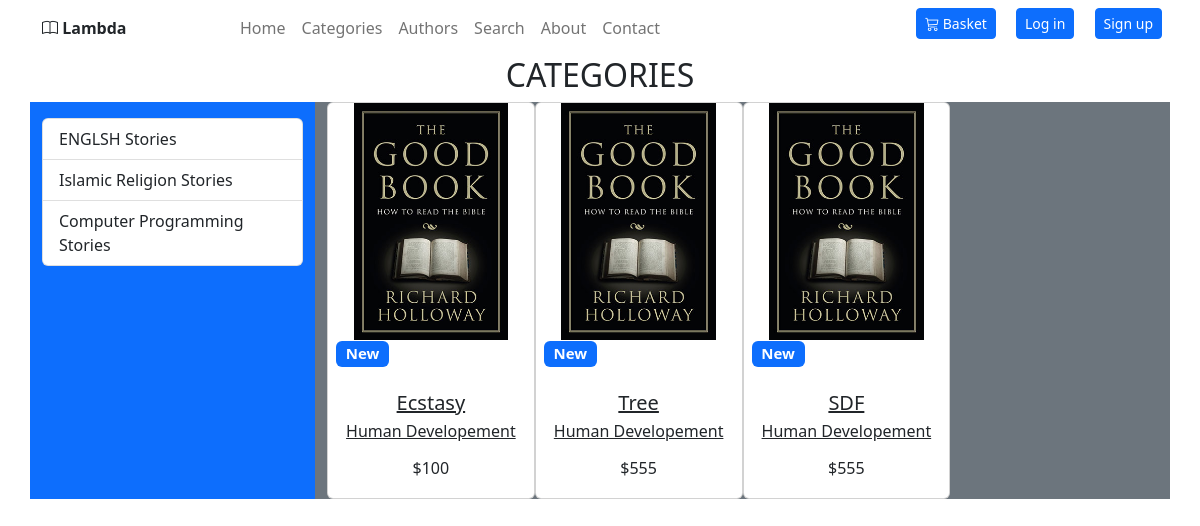
The page /Userboard/categoriesUI.php on the database its author committed.
### tables this page shows
CREATE TABLE `productcategory` (
  `productcategoryId` int(25) NOT NULL,
  `name` varchar(50) NOT NULL,
  `descr` text NOT NULL
);

CREATE TABLE `product` (
  `productId` int(25) NOT NULL,
  `name` varchar(255) NOT NULL,
  `descr` text NOT NULL,
  `sku` varchar(255) NOT NULL,
  `price` decimal(10,0) NOT NULL,
  `productcategoryId` int(25) NOT NULL,
  `author` varchar(50) NOT NULL,
  `productImage` varchar(150) DEFAULT 'defalt.png'
);

### Userboard/categories.php (the view, shortened to what this page needs)
<html>
    <body>
        <div class="container-lg">
            <div class="row">
            <h2 name="Title" class="text-center text-uppercase">categories</h2>
                <div class="col-3 bg-primary ">
                    <div class="list-group mt-3" id="list-tab" role="tablist">
                        <?php
                         require_once('config.php');
                         $sqlc="SELECT * FROM productcategory  ";
                         $resultc= mysqli_query($conn,$sqlc);
                         while($row=mysqli_fetch_assoc($resultc))
                         {
                             $titalc=$row['name'];
                             $categoriesId=$row['productcategoryId'];
                             echo "
                             <a class='list-group-item list-group-item-action'  id='list-home-list' data-toggle='list' href='categoriesUI.php?category=$categoriesId' role='tab' aria-controls='home'>$titalc Stories</a>
                             ";
                         }
                        ?>
                    </div>
                </div>
                <div class="col-9 bg-secondary ">
                     <div class="d-flex flex-wrap text-center">
                    <?php
                        if ($_GET['category']=='') {
                            $val ="1";
                        }
                        else
                        {
                            $val = $_GET['category'];
                        }
                        $sql="SELECT * FROM product where productcategoryId like '$val' ";
                        $result= mysqli_query($conn,$sql);
                        while($row=mysqli_fetch_assoc($result))
                        {
                            $bookid=$row['productId'];
                            $title=$row['name'];
                            $price=$row['price'];
                            $image=$row['productImage'];
                            echo "
                                    <div class='col-lg-3 col-md-4 '>
                                    <div class='card'>
                                        <div class='bg-image hover-zoom ripple ripple-surface ripple-surface-light'
                                        data-mdb-ripple-color='light'>
                                        <img src='img/$image'
                                            class='w-75' />
                                        <a href='#!'>
                                            <div class='mask'>
                                            <div class='d-flex justify-content-start align-items-end h-100'>
                                                <h5><span class='badge bg-primary ms-2'>New</span></h5>
                                            </div>
                                            </div>
                                            <div class='hover-overlay'>
                                            <div class='mask' style='background-color: rgba(251, 251, 251, 0.15);'></div>
                                            </div>
                                        </a>
                                        </div>
                                        <div class='card-body'>
                                        <a href='prodct.php?bookid=$bookid' class='text-reset'>
                                            <h5 class='card-title mb-1'>$title</h5>
                                        </a>
                                        <a href='' class='text-reset'>
                                            <p>Human Developement</p>
                                        </a>
                                        <h6 class='mb-1'>$$price</h6>
                                        </div>
                                    </div>
                                    </div> ";
                        }
                    ?>
                     </div>
                </div>
            </div>
        </div>
    </body>
</html>

### rows shown on the page
productcategory: name "ENGLSH"
productcategory: name "Islamic Religion"
productcategory: name "Computer Programming"
product: productImage (picture), name "Ecstasy", price "100"
product: productImage (picture), name "Tree", price "555"
product: productImage (picture), name "SDF", price "555"
